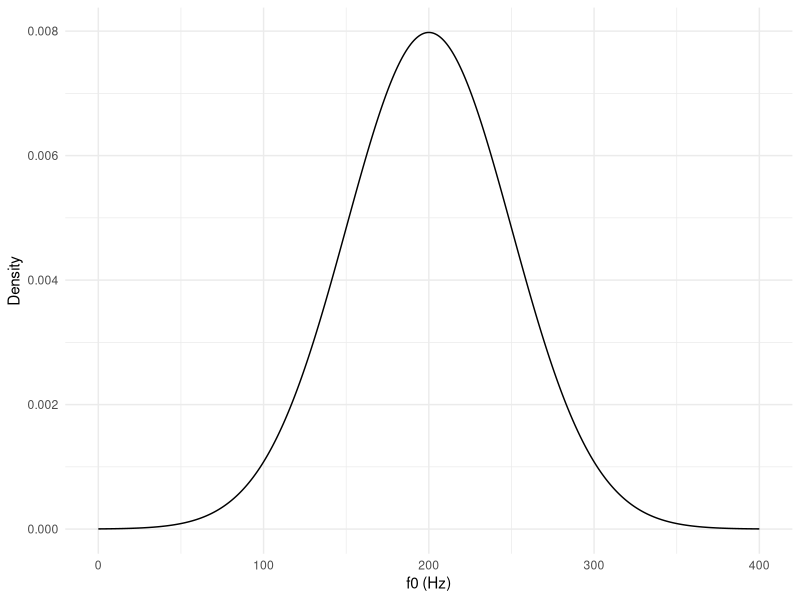
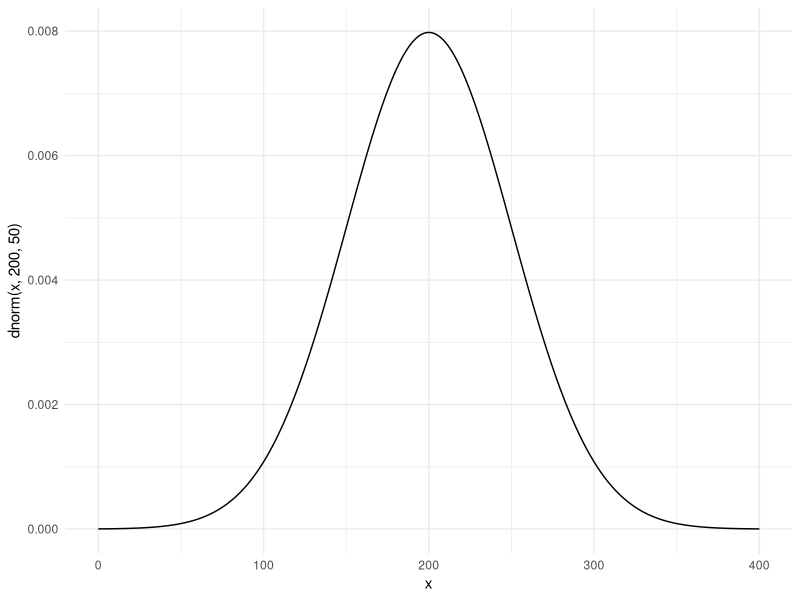

Here is the R script that generated these plots, in order:
## ---- chunk 1
options(htmltools.dir.version = FALSE)
library(tidyverse)
theme_set(theme_minimal())
## ---- chunk 2
x <- seq(0, 400)
ggplot() +
  aes(x = x, y = dnorm(x, 200, 50)) +
  geom_line() +
  labs(
    x = "f0 (Hz)", y = "Density"
  )
## ---- chunk 3
x <- seq(0, 400)
ggplot() +
  aes(x = x, y = dnorm(x, 200, 50)) +
  geom_line()
